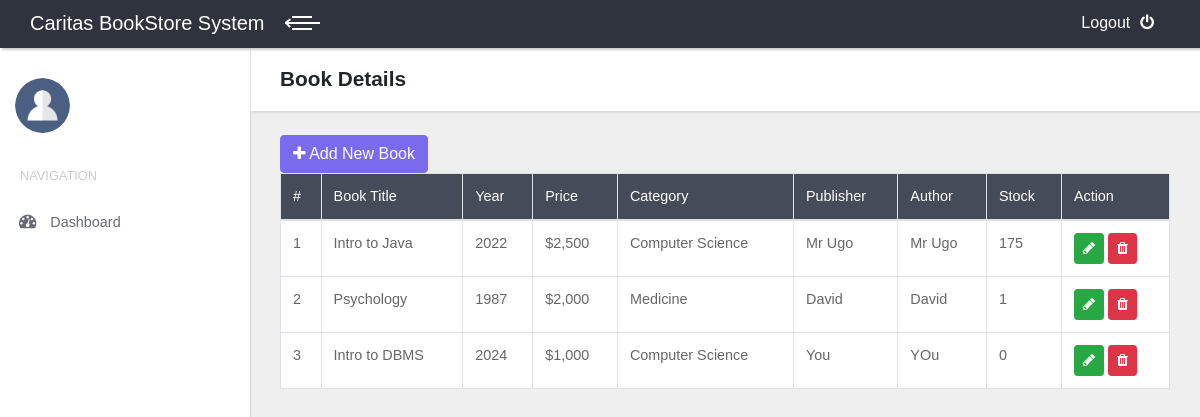
The page /index.php/books on the database its author committed.
### tables this page shows
CREATE TABLE `books` (
  `book_code` int(11) NOT NULL,
  `book_title` varchar(100) NOT NULL,
  `year` int(11) NOT NULL,
  `category_code` int(11) NOT NULL,
  `price` int(25) NOT NULL,
  `book_image` longblob NOT NULL,
  `publisher` varchar(100) NOT NULL,
  `author` varchar(100) NOT NULL,
  `stock` int(11) NOT NULL
);

CREATE TABLE `book_categories` (
  `category_code` int(11) NOT NULL,
  `category_name` varchar(100) NOT NULL
);

### application/controllers/Books.php (called while the page is built, shortened)
<?php
class Books extends CI_Controller {
    public $load;
    public $books;
    public function __construct() {
        $this->load->model('m_books', 'books');
        $this->load->library('session');
        $this->load->library('form_validation');
        $this->load->library('cart');
    }
    public function index() {
        $data['display_books'] = $this->books->get_books();
        $data['categories'] = $this->books->get_categories();
        $data['total_transactions'] = $this->books->get_total_transactions();
        $data['content'] = "v_books";
        $this->load->view('template', $data);
    }
}
?>

### index.php (called while the page is built, shortened)
<?php
require_once BASEPATH.'core/CodeIgniter.php';

### application/models/M_books.php (called while the page is built, shortened)
<?php
class M_books extends CI_Model {
    public function get_books() {
        $this->db->select('books.*, book_categories.category_name');
        $this->db->from('books');
        $this->db->join('book_categories', 'books.category_code = book_categories.category_code');
        return $this->db->get()->result();
    }
}
?>

### application/views/v_books.php (the view, shortened to what this page needs)
<header class="page-header">
    <div class="container-fluid">
        <h2 class="no-margin-bottom">Book Details</h2>
    </div>
</header>
<div class="table-agile-info">
    <div class="panel panel-default">
        <div class="container-fluid">
            <br><a href="#add" data-toggle="modal" class="btn btn-primary pull-left"><i class="fa fa-plus"></i> Add New Book</a><br>
            <table class="table table-hover table-bordered" id="example" ui-options=ui-options="{ &quot;paging&quot;: { &quot;enabled&quot;: true }, &quot;filtering&quot;: { &quot;enabled&quot;: true }, &quot;sorting&quot;: { &quot;enabled&quot;: true }}">
                <thead style="background-color: #464b58; color:white;">
                    <tr>
                        <td>#</td>
                        <td>Book Title</td>
                        <td>Year</td>
                        <td>Price</td>
                        <td>Category</td>
                        <td>Publisher</td>
                        <td>Author</td>
                        <td>Stock</td>
                        <td>Action</td>
                    </tr>
                </thead>
                <tbody style="background-color: white;">
                    <?php $no = 0; foreach ($display_books as $book) : $no++; ?>
                    <tr>
                        <td><?=$no?></td>
                        <td><?=$book->book_title?></td>
                        <td><?=$book->year?></td>
                        <td>$<?=number_format($book->price)?></td>
                        <td><?=$book->category_name?></td>
                        <td><?=$book->publisher?></td>
                        <td><?=$book->author?></td>
                        <td><?=$book->stock?></td>
                        <td>
                            <a href="#edit" onclick="edit('<?=$book->book_code?>')" class="btn btn-success btn-sm" data-toggle="modal"><i class="fa fa-pencil"></i></a>
                            <a href="<?=base_url('index.php/books/delete/'.$book->book_code)?>" onclick="return confirm('Confirm to delete this book?')" class="btn btn-danger btn-sm"><i class="fa fa-trash"></i></a>
                        </td>
                    </tr>
                    <?php endforeach ?>
                </tbody>
            </table>
            <br/>
        </div>
    </div>
</div>

### assets/css/style.default.css (style rules this page uses)
body { overflow-x: hidden; }
a, i, span { display: inline-block; text-decoration: none; -webkit-transition: all 0.3s; transition: all 0.3s; }
.container-fluid { padding: 0 30px; }
header.page-header { padding: 20px 0; }
table { font-size: 0.9em; color: #666; }
.page-header { background: #fff; padding: 20px; -webkit-box-shadow: 2px 2px 2px rgba(0, 0, 0, 0.1); box-shadow: 2px 2px 2px rgba(0, 0, 0, 0.1); position: relative; z-index: 8; }
.no-margin-bottom { margin-bottom: 0 !important; }
.btn { font-weight: 400; border: 1px solid transparent; padding: 0.375rem 0.75rem; font-size: 1rem; line-height: 1.5; border-radius: 0.25rem; -webkit-transition: background-color 0.15s ease-in-out, border-color 0.15s ease-in-out, -webkit-box-shadow 0.15s ease-in-out; transition: background-color 0.15s ease-in-out, border-color 0.15s ease-in-out, -webkit-box-shadow 0.15s ease-in-out; transition: background-color 0.15s ease-in-out, border-color 0.15s ease-in-out, box-shadow 0.15s ease-in-out; transition: background-color 0.15s ease-in-out, border-color 0.15s ease-in-out, box-shadow 0.15s ease-in-out, -webkit-box-shadow 0.15s ease-in-out; }
.btn-primary { color: color-yiq(#796aee); background-color: #796aee; border-color: #796aee; }
.btn-success { color: color-yiq(#28a745); background-color: #28a745; border-color: #28a745; }
.btn-danger { color: color-yiq(#dc3545); background-color: #dc3545; border-color: #dc3545; }
.btn-sm { padding: 0.25rem 0.5rem; font-size: 0.875rem; line-height: 1.5; border-radius: 0.2rem; }
body { font-family: "Poppins", sans-serif; font-size: 1rem; font-weight: 400; line-height: 1.5; color: #212529; background-color: #fff; }
a { color: #796aee; text-decoration: none; }
h1, h2, h3, h4, h5, h6, .h1, .h2, .h3, .h4, .h5, .h6 { margin-bottom: 0.5rem; font-family: inherit; font-weight: 700; line-height: 1.1; color: inherit; }
h2, .h2 { font-size: 1.3rem; }

### rows shown on the page
books: book_title "Intro to Java", year "2022", price "2,500", book_categories.category_name "Computer Science", publisher "Mr Ugo", author "Mr Ugo", stock "175"
books: book_title "Psychology", year "1987", price "2,000", book_categories.category_name "Medicine", publisher "David", author "David", stock "1"
books: book_title "Intro to DBMS", year "2024", price "1,000", book_categories.category_name "Computer Science", publisher "You", author "YOu", stock "0"
